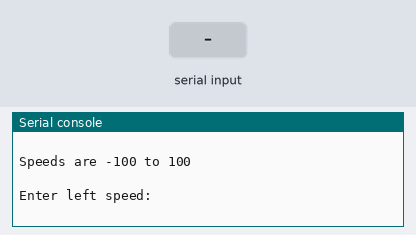
Bench run of a program on a simulated BBC micro:bit running MicroPython. Parts: the last lines printed to the serial console. Inputs (shaded band) come from the test bench. No radio messages arrive unless stated (any console line starting 'radio sent:' is added by the test bench).

Above: at 2.2 s.
2.3 s: "5" typed at the serial console, then Enter
At 3.3 s:
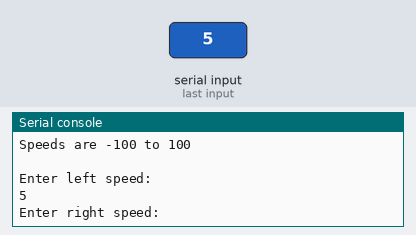
3.8 s: "90" typed at the serial console, then Enter
At 4.5 s:
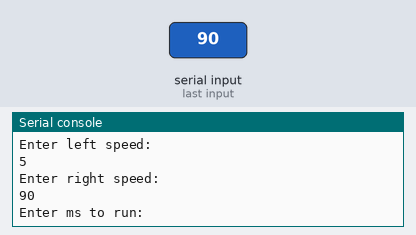
5.3 s: "200" typed at the serial console, then Enter
At 5.7 s:
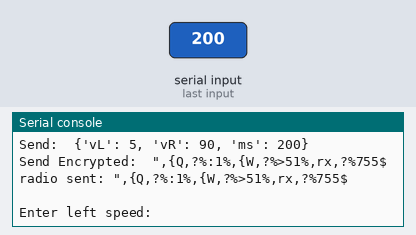

The program:

wirelessControllerEncrypted.py
```python
# wirelessControllerEncrytped.py

from microbit import *
import radio

radio.on()
radio.config(channel=3,length=64)

sleep(1000)

def ascii_shift(key, text):
    result = ""
    for letter in text:
        ascii = ( ord(letter) + key - 32 ) % 94 + 32
        result = result + chr(ascii)
    return result

''' Script starts from here... '''

key = 5

print("\nSpeeds are -100 to 100\n")

while True:
    try:
        vL = int(input("Enter left speed: "))
        vR = int(input("Enter right speed: "))
        ms = int(input("Enter ms to run: "))

        dictionary = {  }
        dictionary['vL'] = vL
        dictionary['vR'] = vR
        dictionary['ms'] = ms

        packet = str(dictionary)

        print("Send: ", packet)
        packet = ascii_shift(key, packet)
        print("Send Encrypted: ", packet)
        radio.send(packet)

        print()

    except:
        print("Error in value entered.")
        print("Please try again. \n")
```

Measured:
- after the input at 2.3 s, the serial console: prints a new line at once (image 1)
- after the input at 3.8 s, the serial console: prints a new line at once (image 2)
- after the input at 5.3 s, the serial console: prints a new line at once (image 3)
